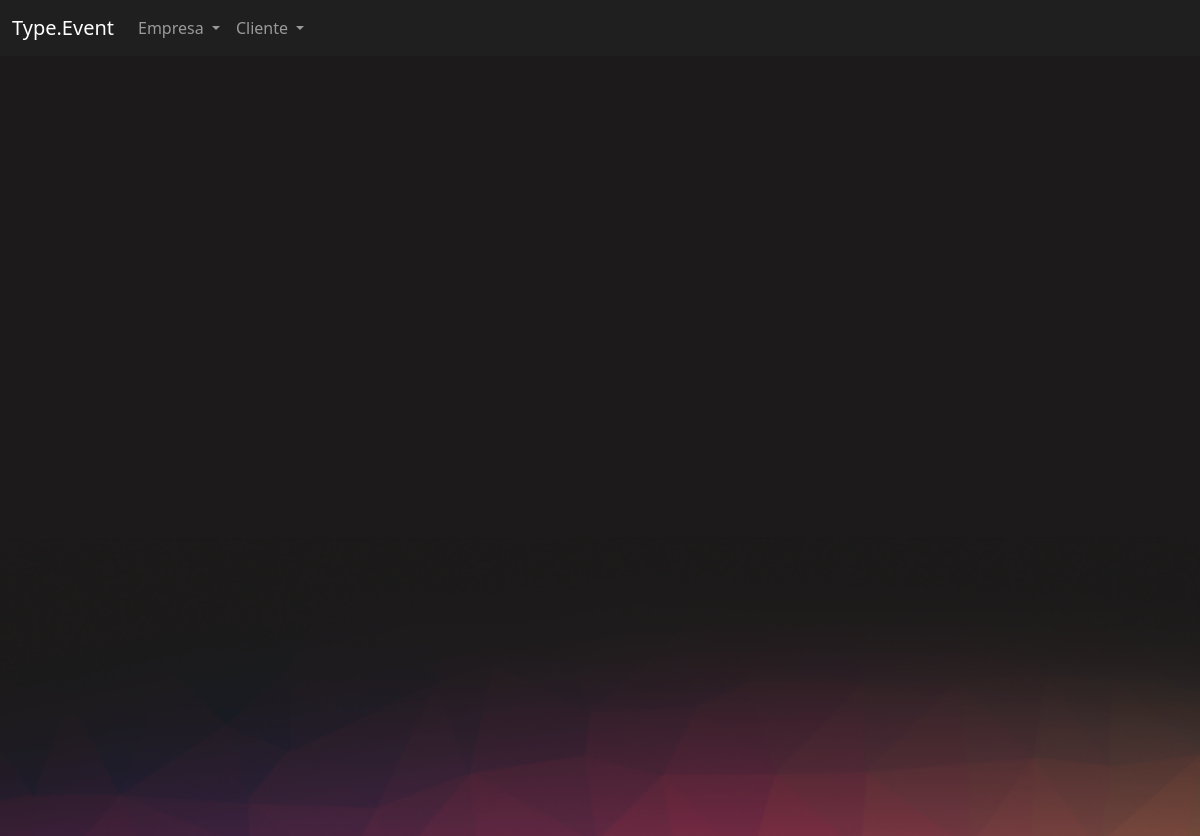
/client/my_certificates/ (signed in), run on an earlier commit of the app's database.
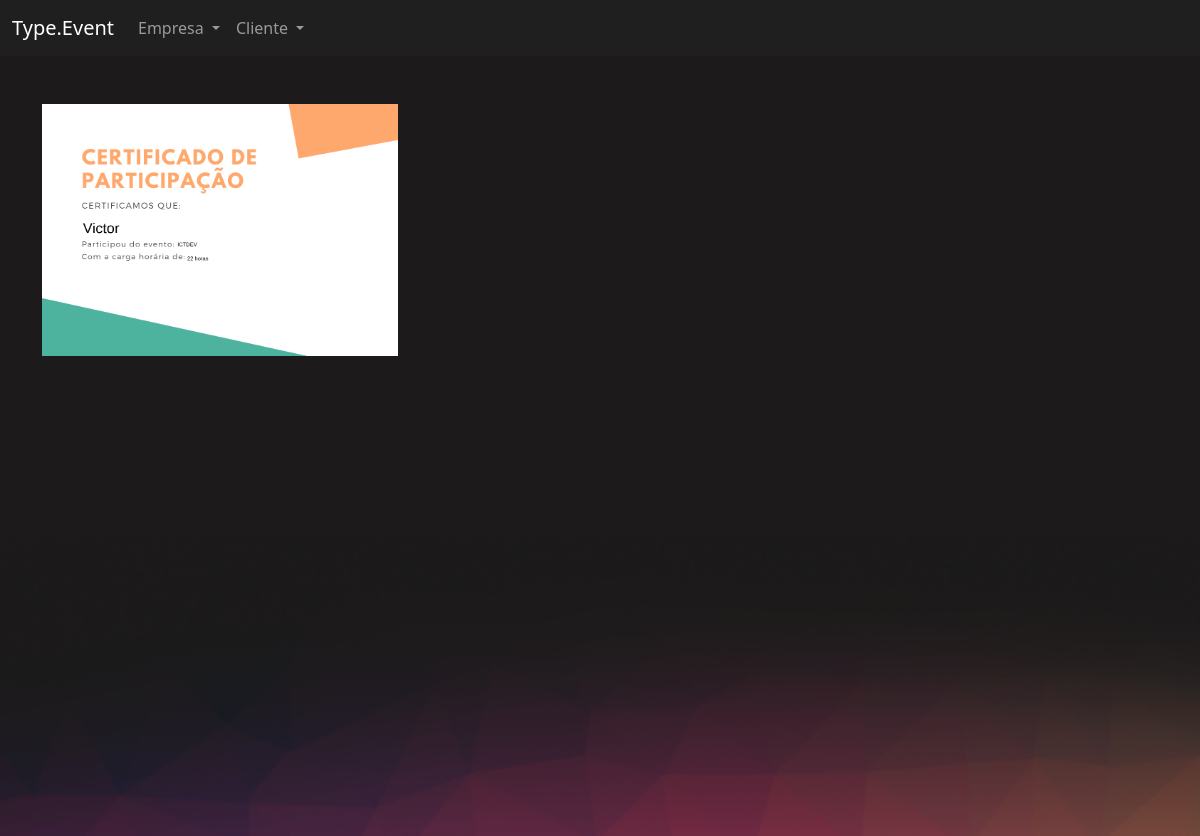
And on a later commit of the database.
### eventos/models.py (models this page shows)
class Certificate(models.Model):
    certificate = models.ImageField(upload_to="certificates")
    participants = models.ForeignKey(User, on_delete=models.DO_NOTHING)
    event = models.ForeignKey(Event, on_delete=models.DO_NOTHING)

### cliente/views.py (the view)
# urls.py: path('my_certificates/', views.my_certificates, name="my_certificates"),
def my_certificates(request):
    certificates = Certificate.objects.filter(participants = request.user)
    return render(request, 'my_certificates.html', {'certificates':certificates})

### cliente/templates/my_certificates.html
{% extends "bases/base_event.html" %}
{% load static %}
{% block 'conteudo' %}
<div class="container">
    <br>
    <br>
    <div class="row">
        {% for certificate in certificates %}
            <div class="col-md-4">
                <img src="{{certificate.certificate.url}}" width="100%">
            </div>
        {% endfor %}
    </div>
</div>
{% endblock %}

What changed in the data, as far as the page shows it:
added Certificate: certificate (picture)
